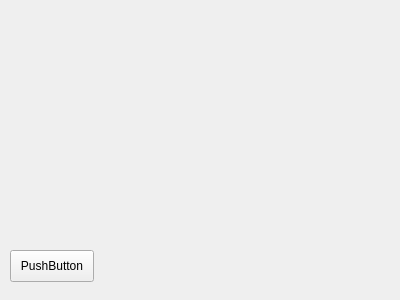
<?xml version="1.0" encoding="UTF-8"?>
<ui version="4.0">
 <class>PluginSettingsDecl</class>
 <widget class="QWidget" name="PluginSettingsDecl">
  <property name="geometry">
   <rect>
    <x>0</x>
    <y>0</y>
    <width>400</width>
    <height>300</height>
   </rect>
  </property>
  <property name="windowTitle">
   <string>Form</string>
  </property>
  <widget class="QPushButton" name="pushButton">
   <property name="geometry">
    <rect>
     <x>10</x>
     <y>250</y>
     <width>84</width>
     <height>32</height>
    </rect>
   </property>
   <property name="text">
    <string>PushButton</string>
   </property>
  </widget>
 </widget>
 <resources/>
 <connections/>
</ui>
